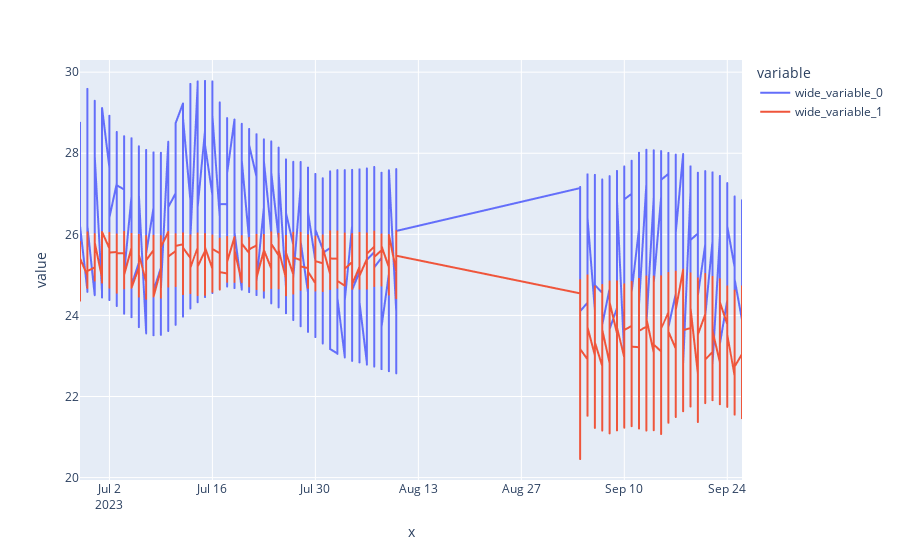

The cell this chart's notebook holds for it:
### Code cell
import plotly.express as px

px.line(x = fe.y_test.index, y = [fe.y_test, pd.DataFrame(pred)[0]])

### Figure 1 — Plotly figure (JSON) as saved in the notebook; plotly's stock layout.template omitted (floating-point values rounded to 4 significant figures; data arrays with more than 128 entries replaced by an {"elided": "..."} marker saying what was removed)
{"data": [{"hovertemplate": "variable=wide_variable_0<br>x=%{x}<br>value=%{y}<extra></extra>", "legendgroup": "wide_variable_0", "line": {"color": "#636efa", "dash": "solid"}, "marker": {"symbol": "circle"}, "mode": "lines", "name": "wide_variable_0", "showlegend": true, "type": "scattergl", "x": {"elided": "1420 str values"}, "xaxis": "x", "y": {"elided": "1420 float values"}, "yaxis": "y"}, {"hovertemplate": "variable=wide_variable_1<br>x=%{x}<br>value=%{y}<extra></extra>", "legendgroup": "wide_variable_1", "line": {"color": "#EF553B", "dash": "solid"}, "marker": {"symbol": "circle"}, "mode": "lines", "name": "wide_variable_1", "showlegend": true, "type": "scattergl", "x": {"elided": "1420 str values"}, "xaxis": "x", "y": {"elided": "1420 float values"}, "yaxis": "y"}], "layout": {"legend": {"title": {"text": "variable"}, "tracegroupgap": 0}, "margin": {"t": 60}, "xaxis": {"anchor": "y", "domain": [0, 1], "title": {"text": "x"}}, "yaxis": {"anchor": "x", "domain": [0, 1], "title": {"text": "value"}}}}
